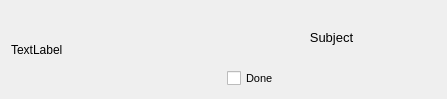
<?xml version="1.0" encoding="UTF-8"?>
<ui version="4.0">
 <class>TaskItemWidget</class>
 <widget class="QWidget" name="TaskItemWidget">
  <property name="geometry">
   <rect>
    <x>0</x>
    <y>0</y>
    <width>447</width>
    <height>99</height>
   </rect>
  </property>
  <property name="windowTitle">
   <string>Form</string>
  </property>
  <layout class="QGridLayout" name="gridLayout">
   <item row="0" column="0">
    <widget class="QLabel" name="textLabel">
     <property name="text">
      <string>TextLabel</string>
     </property>
    </widget>
   </item>
   <item row="0" column="1">
    <layout class="QVBoxLayout" name="verticalLayout">
     <item>
      <widget class="QLabel" name="subject">
       <property name="font">
        <font>
         <pointsize>10</pointsize>
        </font>
       </property>
       <property name="text">
        <string>Subject</string>
       </property>
       <property name="alignment">
        <set>Qt::AlignmentFlag::AlignCenter</set>
       </property>
      </widget>
     </item>
     <item>
      <widget class="QCheckBox" name="checkBox">
       <property name="font">
        <font>
         <pointsize>8</pointsize>
        </font>
       </property>
       <property name="text">
        <string>Done</string>
       </property>
      </widget>
     </item>
    </layout>
   </item>
  </layout>
 </widget>
 <resources/>
 <connections/>
</ui>
